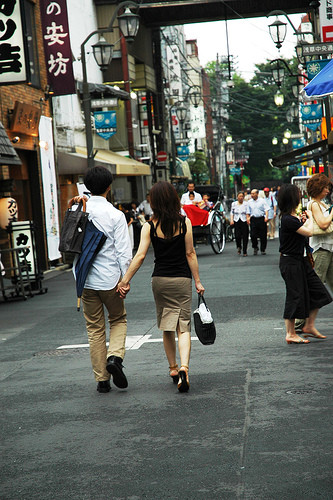
%> input picture DZO/hw2/images/couple.jpg, 333 x 500 px
$ octave --eval "result = seam_cost_standard(imread('images/couple.jpg'));"   (GNU Octave 9; MATLAB toolbox functions it lacks are replaced by stand-ins)
%> lines starting %> are read from the running program, lines starting %| are printed output that depends on the picture
function vertex_cost = seam_cost_standard(img, mask_delete, mask_protect)
% Compute vertex costs for seam carving task. The vertex costs for
% individual pixels are based on the estimated image gradient.
%
% Input:
%   img [MxNx3 (double)] input RGB image
%   mask_delete [MxN (logical)] matrix specyfing pixels for which vertex
%     cost must be low enough to ensure their priority carving
%   mask_protect [MxN (logical)] matrix specyfing pixels for which vertex
%     cost must be low enough to ensure their priority carving
%
% Output:
%   vertex_cost [MxN (double)] vertex costs for individual pixels based on
%     on the estimated image gradient and binary masks specifying pixels
%     to be deleted and protected

% estimate partial derivatives and compute vertex_cost
g_img=rgb2gray(img);
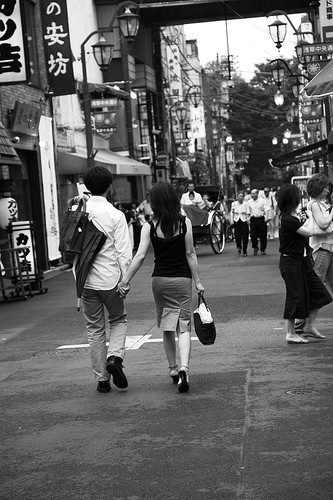
%> g_img: size 500x333 uint8; min 0, max 255, mean 98.1
dx=[1/8 0 -1/8;1/4,0,-1/4;1/8,0,-1/8];
dy=[1/8,1/4,1/8;0,0,0;-1/8,-1/4,-1/8];
vertex_cost= abs(conv2(g_img,dx,'same'))+abs(conv2(g_img, dy,'same'));
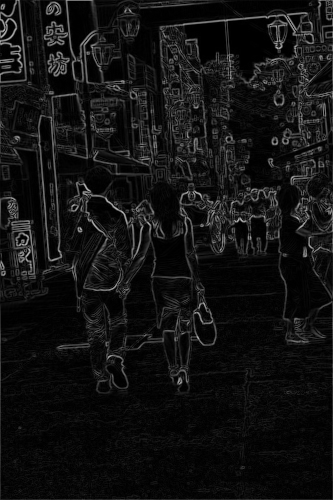
%> vertex_cost: size 500x333 double; min 0, max 180.8, mean 18.6
[h,~]=size(g_img);
%> h = 500
if exist('mask_delete', 'var')
    vertex_cost(mask_delete)=-2*h;

if exist('mask_protect', 'var')
   vertex_cost(mask_protect)=2*h;
end

end

$ run again, on DZO/hw2/images/vessel.jpg
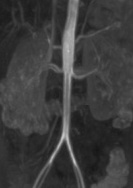
%> input picture DZO/hw2/images/vessel.jpg, 133 x 188 px
%> in seam_cost_standard, g_img is the input picture: size 188x133 uint8; min 21, max 199, mean 60.3
%> in seam_cost_standard, `vertex_cost= abs(conv2(g_img,dx,'same'))+abs(conv2(g_img, dy,'same'));`:
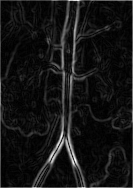
%> vertex_cost: size 188x133 double; min 0, max 78, mean 6.5; drawn with min black and max white
